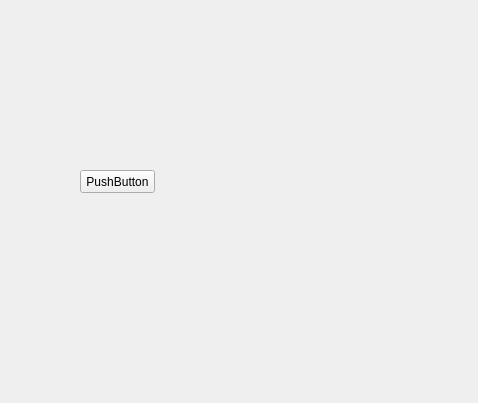
<?xml version="1.0" encoding="UTF-8"?>
<ui version="4.0">
 <class>DragView</class>
 <widget class="QWidget" name="DragView">
  <property name="geometry">
   <rect>
    <x>0</x>
    <y>0</y>
    <width>478</width>
    <height>403</height>
   </rect>
  </property>
  <property name="windowTitle">
   <string>Form</string>
  </property>
  <widget class="DragButton" name="pushButton">
   <property name="geometry">
    <rect>
     <x>80</x>
     <y>170</y>
     <width>75</width>
     <height>23</height>
    </rect>
   </property>
   <property name="text">
    <string>PushButton</string>
   </property>
  </widget>
 </widget>
 <customwidgets>
  <customwidget>
   <class>DragButton</class>
   <extends>QPushButton</extends>
   <header>dragbutton.h</header>
  </customwidget>
 </customwidgets>
 <resources/>
 <connections/>
</ui>
